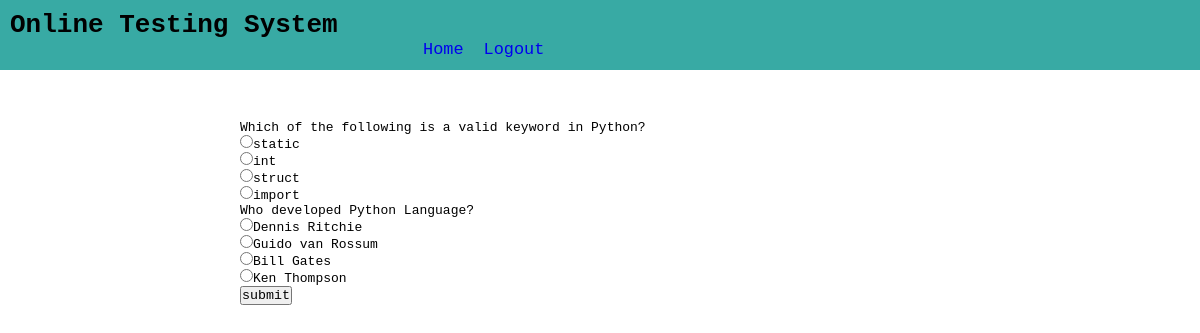
Screenshot of /test-paper?n=2 with the database file from the repository.
### OTS/models.py (models this page shows)
class Question(models.Model):
    qid = models.BigAutoField(primary_key=True, auto_created=True)
    que = models.TextField()
    a = models.CharField(max_length=255)
    b = models.CharField(max_length=255)
    c = models.CharField(max_length=255)
    d = models.CharField(max_length=255)
    ans = models.CharField(max_length=2)

### OTS/views.py (the view)
# urls.py: path('test-paper',testPaper, name='testPaper'),
def testPaper(request):
    if 'name' not in request.session.keys():
        res = HttpResponseRedirect('home')
    n=int(request.GET['n'])
    question_pool = list(Question.objects.all())
    random.shuffle(question_pool)
    questions_list = question_pool[:n]
    context = {'questions':questions_list}
    res = render(request,'test_paper.html',context)
    return res

### OTS/templates/test_paper.html (shortened to what this page needs)
{% extends 'main.html' %}
{%block top%}
<a href="{% url 'OTS:home' %}">Home</a>
<a href="{% url 'OTS:logout' %}">Logout</a>
{%endblock%}
{%block content%}
<form action="{% url 'OTS:calculateTest' %}" method="POST">
    {% for question in questions %}
        <div class="question">
            {{question.que}}
        </div>
        <div class="options"><input type="radio" name="q{{question.qid}}"  value="a">{{question.a}}</div>
        <div class="options"><input type="radio" name="q{{question.qid}}"  value="b">{{question.b}}</div>
        <div class="options"><input type="radio" name="q{{question.qid}}"  value="c">{{question.c}}</div>
        <div class="options"><input type="radio" name="q{{question.qid}}"  value="d">{{question.d}}</div>
    {% endfor %}
    <div><input type="submit" value="submit"></div>
</form>
{%endblock%}

### OTS/static/theme.css (style rules this page uses)
* { font-family:monospace; margin: 0; padding: 0; }
.site-name a { font-size: 1.3rem; text-decoration: none; }

### rows the page displays
Question: que "Which of the following is a valid keyword in Python?", a "static", b "int", c "struct", d "import"
Question: que "Who developed Python Language?", a "Dennis Ritchie", b "Guido van Rossum", c "Bill Gates", d "Ken Thompson"
